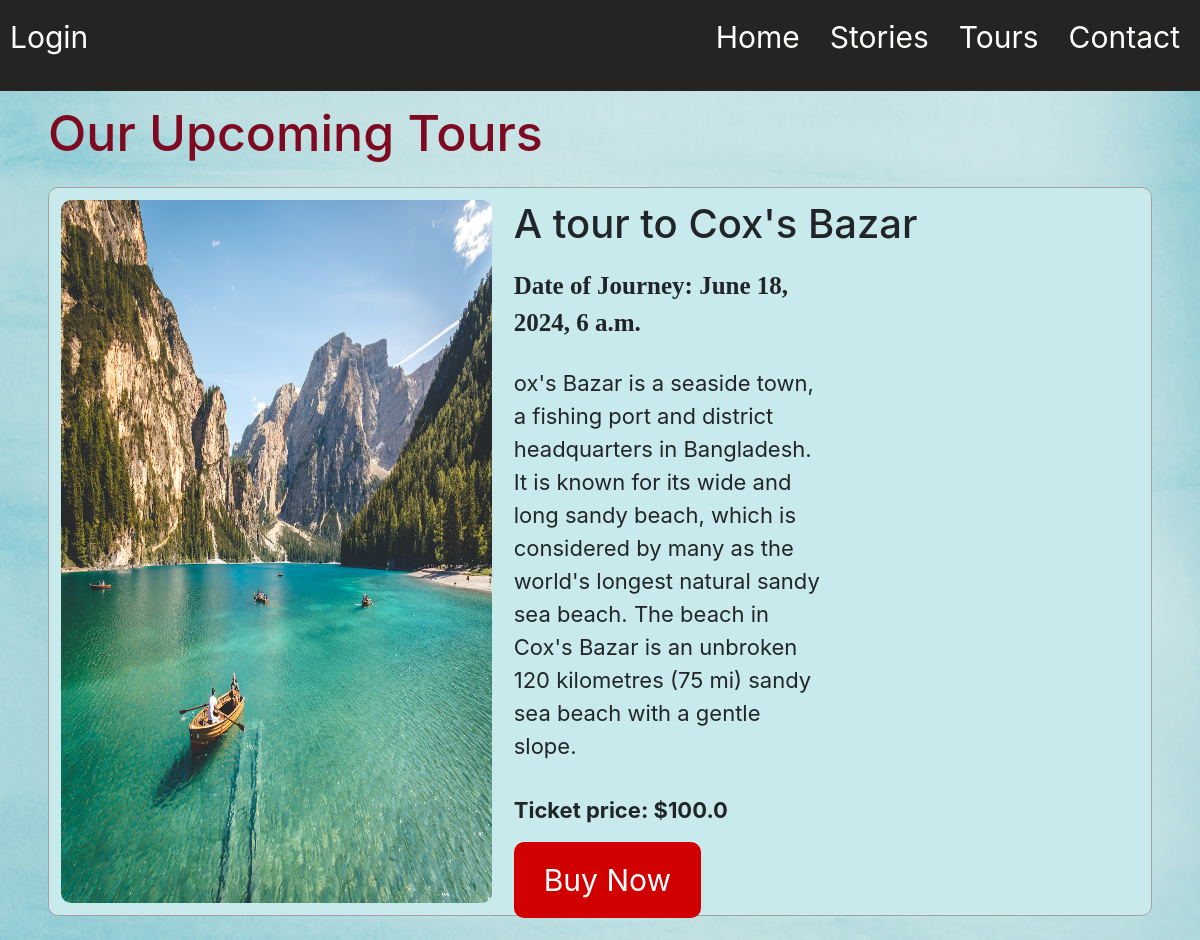
/posts/, run on the app's committed database.
### travel/models.py (models this page shows, shortened)
class Post(models.Model):
    title = models.CharField(max_length=200)
    image = models.ImageField(upload_to='images',default='default.jpg')
    description = models.TextField()
    tour_date = models.DateTimeField()
    created = models.DateTimeField(auto_now=True)
    updated = models.DateTimeField(auto_now_add=True)
    price = models.FloatField()

### travel/views.py (the view)
# urls.py: path('posts/', PostListView.as_view(), name='post_list'),
class PostListView(ListView):
    model = Post
    template_name = 'posts.html'

### templates/posts.html
{% extends 'base.html' %}
{% block content %}
<h1 class="heading-tour-page">Our Upcoming Tours</h1>
{% for post in post_list %}
<div class="tours">
    <img src="{{post.image.url}}" alt="">
    <div class="post-text">
        <h1>{{post.title}}</h1>
        <p class="tour-date">Date of Journey: {{post.tour_date}}</p>
        <p>{{post.description}}</p>
        <p class="price">Ticket price: ${{post.price}}</p>
        <a href="#" class="buy">Buy Now</a>
    </div>
</div>
{% endfor %}
{% endblock content %}

### static/css/style.css (style rules this page uses)
* { margin: 0; padding: 0; box-sizing: border-box; }
body { background-color: skyblue; background-image: url('/static/images/3.jpg'); background-position: center center; background-repeat: no-repeat; background-size: cover; }
.tours { display: flex; gap: 2%; margin: 2% 4%; padding: 1%; background-color: rgb(201, 234, 236); border: 1px solid rgb(163, 161, 161); border-radius: 10px; }
.tours h1 { font-size: 40px; margin-bottom: 3%; }
.tours p { width: 50%; margin: 1% 0; font-size: 22px; }
.tours img { width: 40%; border-radius: 10px; }
.tours .buy { margin-top: 2%; padding: 20px 30px; border-radius: 10px; font-size: 30px; text-decoration: none; background-color: rgb(209, 0, 0); color: white; }
.tours .price { margin: 5% 0; font-weight: bold; }
.tours .tour-date { font-family: Cambria, Cochin, Georgia, Times, 'Times New Roman', serif; margin-bottom: 4%; font-weight: bold; font-size: 25px; }
.heading-tour-page { margin: 1% 4%; font-size: 50px; color: rgb(125, 10, 33); }

### data on the page
Post: image (picture), title "A tour to Cox's Bazar", tour_date "June 18, 2024, 6 a.m.", description "ox's Bazar is a seaside town, a fishing port and district headquarters in Bangladesh. It is known for its wide and long sandy beach, which is considered by many as the world's longest natural sandy sea beach. The beach in Cox's Bazar is an unbroken 120 kilometres (75 mi) sandy sea beach with a gentle slope.", price "100.0"
